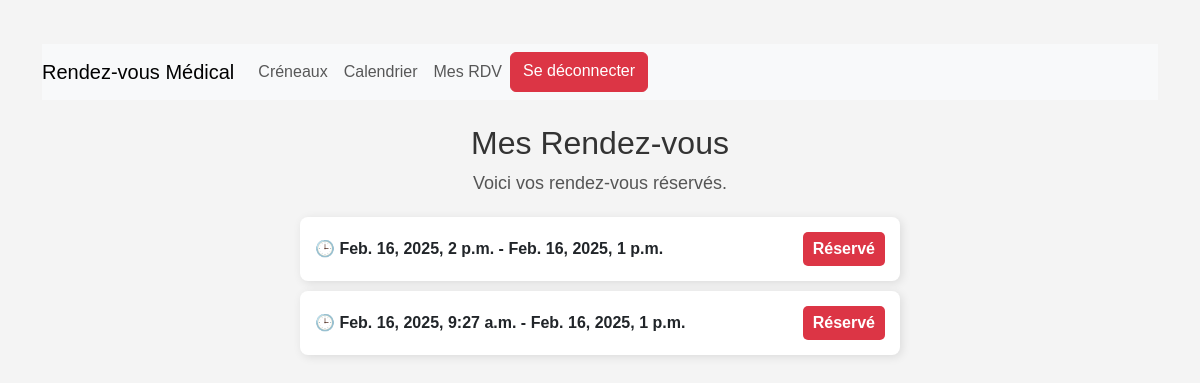
Screenshot of /mes_rdv/ (signed in) with the database file from the repository.
### reservations/models.py (models this page shows, shortened)
class RendezVous(models.Model):
    user = models.ForeignKey(User, on_delete=models.CASCADE)
    creneau = models.ForeignKey(Creneau, on_delete=models.CASCADE)
    date_reservation = models.DateTimeField(auto_now_add=True)

class Creneau(models.Model):
    titre = models.CharField(max_length=255)  # Titre du créneau
    medecin = models.ForeignKey('Medecin', on_delete=models.CASCADE)  # Médecin associé
    start_time = models.DateTimeField()  # Heure de début
    end_time = models.DateTimeField()  # Heure de fin
    disponible = models.BooleanField(default=True)  # Disponibilité

### reservations/views.py (the view)
# urls.py: path('mes_rdv/', views.mes_rdv, name='mes_rdv'),
@login_required
def mes_rdv(request):
    if not request.user.is_authenticated:
        return redirect('login')  # Rediriger vers la page de connexion si non authentifié
    rdvs = RendezVous.objects.filter(user=request.user)
    if not rdvs:
        message = "Vous n'avez aucun rendez-vous réservé."
    else:
        message = "Voici vos rendez-vous réservés."
    return render(request, 'reservations/mes_rdv.html', {'rdvs': rdvs, 'message': message})

### reservations/templates/reservations/mes_rdv.html (shortened to what this page needs)
{% extends "reservations/base.html" %}
{% block content %}
  <div class="rdv-page">
    <h2>Mes Rendez-vous</h2>
    <p>{{ message }}</p>
    {% if rdvs %}
      <ul>
        {% for rdv in rdvs %}
          <li>
            <span>🕒 {{ rdv.creneau.start_time }} - {{ rdv.creneau.end_time }}</span>
            <span class="status {% if rdv.creneau.disponible %}disponible{% else %}reserve{% endif %}">
              {% if rdv.creneau.disponible %}Disponible{% else %}Réservé{% endif %}
            </span>
          </li>
        {% endfor %}
      </ul>
    {% else %}
      <p>Aucun rendez-vous trouvé.</p>
    {% endif %}
  </div>
{% endblock %}

### reservations/templates/reservations/mes_rdv.html (style rules this page uses)
body { font-family: Arial, sans-serif; background-color: #f4f4f4; margin: 0; padding: 20px; }
.rdv-page h2 { text-align: center; color: #333; }
.rdv-page p { text-align: center; font-size: 18px; color: #555; }
.rdv-page ul { list-style: none; padding: 0; max-width: 600px; margin: 20px auto; }
.rdv-page li { background: #fff; padding: 15px; margin: 10px 0; border-radius: 8px; box-shadow: 2px 2px 10px rgba(0, 0, 0, 0.1); display: flex; justify-content: space-between; align-items: center; }
.rdv-page li span { font-weight: bold; }
.status { padding: 5px 10px; border-radius: 5px; font-weight: bold; }
.status.reserve { background-color: #dc3545; color: white; }

### rows the page displays
RendezVous: creneau.start_time "Feb. 16, 2025, 2 p.m.", creneau.end_time "Feb. 16, 2025, 1 p.m.", shows "Réservé"
RendezVous: creneau.start_time "Feb. 16, 2025, 9:27 a.m.", creneau.end_time "Feb. 16, 2025, 1 p.m.", shows "Réservé"

### other values shown
{{ message }} "Voici vos rendez-vous réservés."
